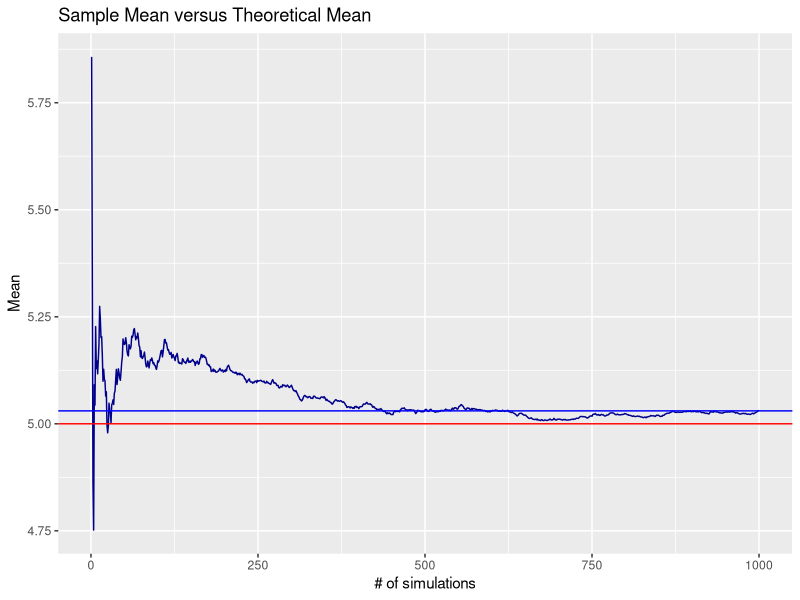
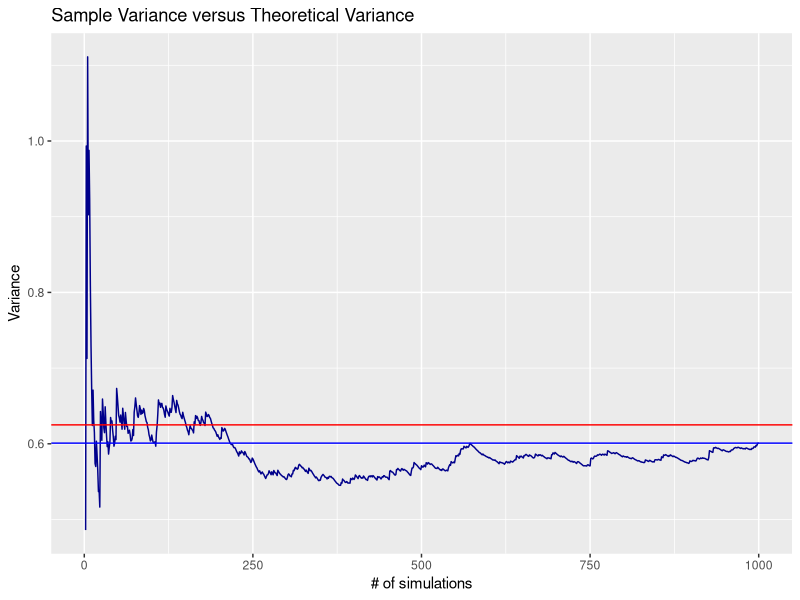
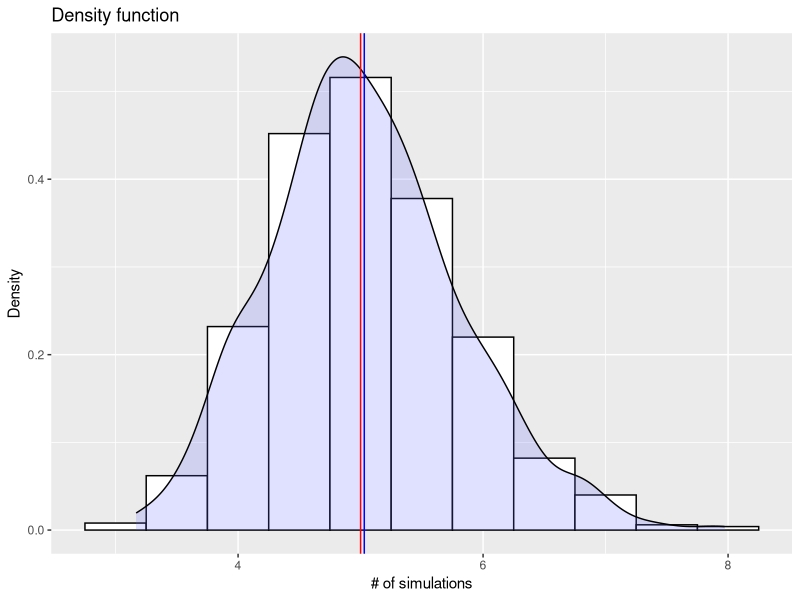

The R script that drew these images, in order:
## ---- chunk 1
require(ggplot2)

lambda <- 0.2
n      <- 40
nsim   <- 1000
## ---- chunk 2
mu <- 1/lambda
sd <- 1/lambda
## ---- chunk 3
sim_data <- 
  data.frame( 
    nsim  = integer(0), 
    mean  = numeric(0),
    tmean = numeric(0),
    tvar  = numeric(0)
  )

for(i in 1:nsim){
  data <- rexp(n, lambda)
  sim_data = 
    rbind(
      sim_data, 
      data.frame(
        nsim  = i, 
        mean  = mean(data),
        tmean = mean(c(sim_data$mean, mean(data))),
        tvar  = var(c(sim_data$mean, mean(data)))
      )
    )
}
## ---- chunk 4
ggplot(
  data = sim_data, 
  aes(x=nsim,y=tmean)
  ) + 
  labs(
    title = "Sample Mean versus Theoretical Mean",
    x = "# of simulations",
    y = "Mean"
  ) +
  geom_line(color='darkblue') +
  geom_hline(aes(yintercept=sim_data$tmean[1000]), color='blue') +
  geom_hline(aes(yintercept=mu), color='red')
## ---- chunk 5
ggplot(
  data = sim_data, 
  aes(x=nsim, y=tvar)
  ) + 
  labs(
    title = "Sample Variance versus Theoretical Variance",
    x = "# of simulations",
    y = "Variance"
  ) +
  geom_line(color='darkblue') + 
  geom_hline(aes(yintercept=sim_data$tvar[1000]), color='blue') +
  geom_hline(aes(yintercept=sd^2/n), color='red')
## ---- chunk 6
ggplot(
  data = sim_data, 
  aes(x=mean)
  ) + 
  labs(
    title = "Density function",
    x = "# of simulations",
    y = "Density"
  ) +
  geom_histogram(aes(y=..density..), binwidth=.5, colour="black", fill="white") +
  geom_density(alpha=.2, fill="#6666FF") +
  geom_vline(aes(xintercept=sim_data$tmean[1000]), color='blue') +
  geom_vline(aes(xintercept=mu), color='red')
